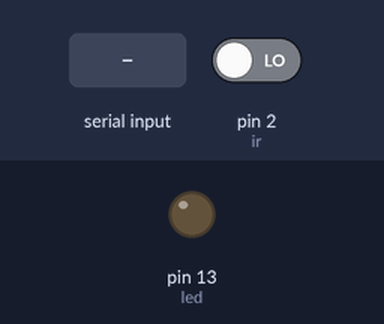
Simulated run of this sketch. Board: Arduino Uno, built with avr-gcc and run on an emulated ATmega328P. Shown: output pins drawn as LEDs (lit = HIGH). The inputs (shaded band) are chosen by the test bench; at power-on: pin 2 (ir) LOW. What the sketch prints to the serial monitor is not drawn.

Above: at 1.2 s.
1.3 s: "1" received over Serial
At 2.2 s:
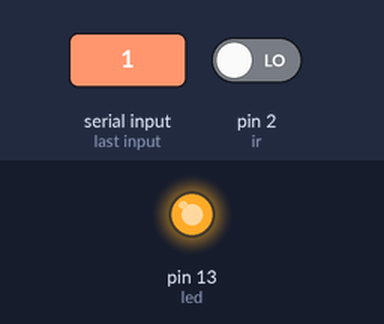
4.5 s: "0" received over Serial
At 5.9 s:
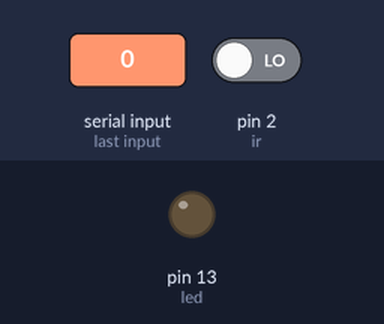
Timing chart, 0 to 7.5 s (numbered marks = the images above; inputs shaded):
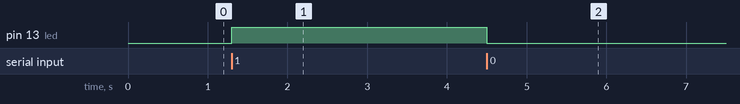

The sketch:

arduino_mask_detection.ino
```cpp
char serialData;
char val;
int led = 13;
int ir = 2;

void setup(){
  pinMode(led, OUTPUT);
  pinMode(ir, INPUT);
  Serial.begin(9600);
}

void loop(){
  if (Serial.available() > 0){
    serialData = Serial.read();

    if (serialData == '1') {
      digitalWrite(led, HIGH);
    }
    else if (serialData == '0'){
      digitalWrite(led, LOW);
    }
  }

  else{
    val = digitalRead(ir);
    Serial.print(val);
    if (val == HIGH){
      Serial.write('1');
    }
    else if (val == LOW){
      Serial.write('0');
    }
  }
}
```

Measured:
- after the input at 1.3 s, pin 13 (led): LOW → HIGH at once
- after the input at 4.5 s, pin 13 (led): HIGH → LOW at once
